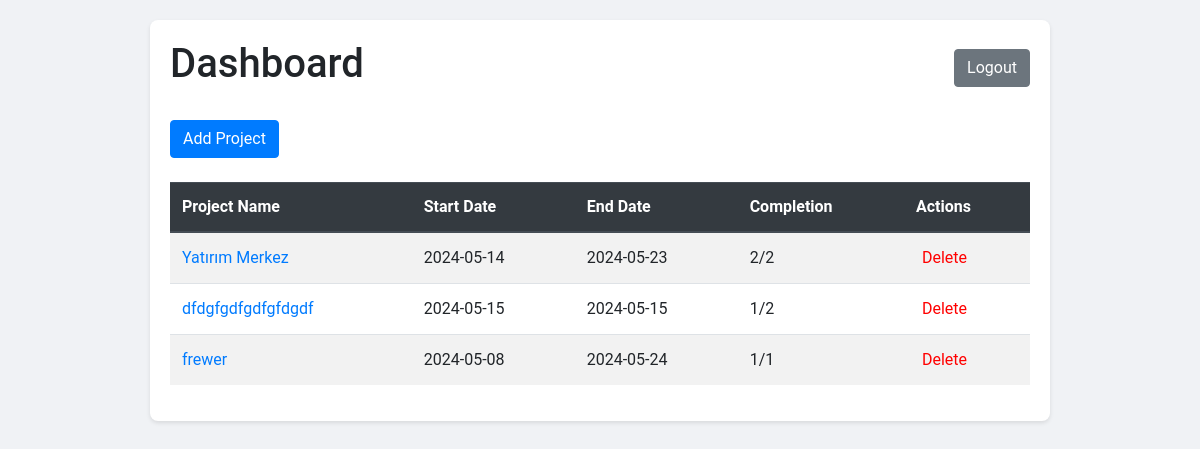
/dashboard (signed in), run on an earlier commit of the app's database.
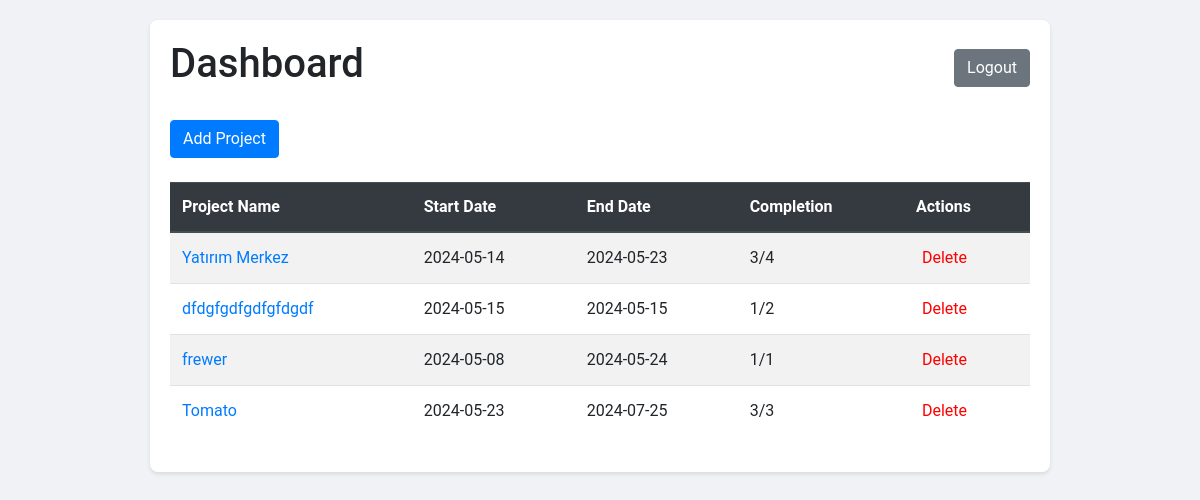
And on a later commit of the database.
### app.py (models this page shows)
class Project(db.Model):
    id = db.Column(db.Integer, primary_key=True)
    name = db.Column(db.String(150), nullable=False)
    start_date = db.Column(db.Date, nullable=False)
    end_date = db.Column(db.Date, nullable=False)
    steps = db.relationship('Step', backref='project', lazy=True)
    users = db.relationship('User', secondary=project_users, lazy='subquery',
        backref=db.backref('projects', lazy=True))
    notes = db.relationship('ProjectNote', backref='project', lazy=True)
    @property
    def completed_steps(self):
        return len([step for step in self.steps if step.completed])
    @property
    def total_steps(self):
        return len(self.steps)

class Step(db.Model):
    id = db.Column(db.Integer, primary_key=True)
    name = db.Column(db.String(150), nullable=False)
    note = db.Column(db.Text, nullable=True)
    completed = db.Column(db.Boolean, default=False, nullable=False)
    project_id = db.Column(db.Integer, db.ForeignKey('project.id'), nullable=False)

### app.py (the view)
@app.route('/dashboard')
@login_required
def dashboard():
    projects = Project.query.all()
    return render_template('dashboard.html', projects=projects)

### app.py (called while the page is built)
@login_manager.user_loader
def load_user(user_id):
    return db.session.get(User, int(user_id))

### templates/dashboard.html (shortened to what this page needs)
<!DOCTYPE html>
<html lang="en">
<head>
    <link rel="stylesheet" href="https://stackpath.bootstrapcdn.com/bootstrap/4.5.2/css/bootstrap.min.css">
</head>
<body>
    <div class="container">
        <div class="d-flex justify-content-between align-items-center mb-4">
            <h1>Dashboard</h1>
            <a href="{{ url_for('logout') }}" class="btn btn-secondary">Logout</a>
        </div>
        {% if current_user.role == 'admin' %}
            <div class="mb-4">
                <a href="{{ url_for('add_project') }}" class="btn btn-primary">Add Project</a>
            </div>
        {% endif %}
        <table class="table table-striped table-hover">
            <thead class="thead-dark">
                <tr>
                    <th>Project Name</th>
                    <th>Start Date</th>
                    <th>End Date</th>
                    <th>Completion</th>
                    <th>Actions</th>
                </tr>
            </thead>
            <tbody>
                {% for project in projects %}
                <tr>
                    <td><a href="{{ url_for('project_details', project_id=project.id) }}">{{ project.name }}</a></td>
                    <td>{{ project.start_date.strftime('%Y-%m-%d') }}</td>
                    <td>{{ project.end_date.strftime('%Y-%m-%d') }}</td>
                    <td id="completion-{{ project.id }}">{{ project.completed_steps }}/{{ project.total_steps }}</td>
                    <td>
                        <form action="{{ url_for('delete_project', project_id=project.id) }}" method="post" onsubmit="return confirm('Are you sure you want to delete this project?');">
                            <button type="submit" class="btn-delete">Delete</button>
                        </form>
                    </td>
                </tr>
                {% endfor %}
            </tbody>
        </table>
    </div>
</body>
</html>

### templates/dashboard.html (style rules this page uses)
body { font-family: 'Roboto', sans-serif; background-color: #f0f2f5; margin: 0; padding: 20px; }
.container { max-width: 900px; margin: auto; background: white; padding: 20px; border-radius: 8px; box-shadow: 0 2px 4px rgba(0,0,0,0.1); }
.table th, .table td { vertical-align: middle; }
.btn-delete { color: #ff0000; border: none; background: none; cursor: pointer; }

What changed in the data, as far as the page shows it:
computed for Project "Yatırım Merkez": completed_steps "2" → "3"; total_steps "2" → "4"
added Project: name "Tomato", start_date "2024-05-23", end_date "2024-07-25", completed_steps "3", total_steps "3"
